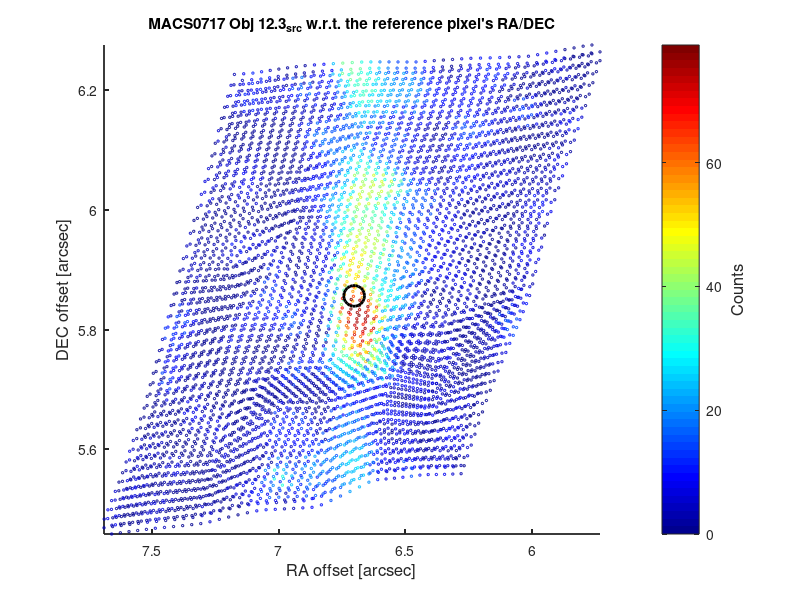
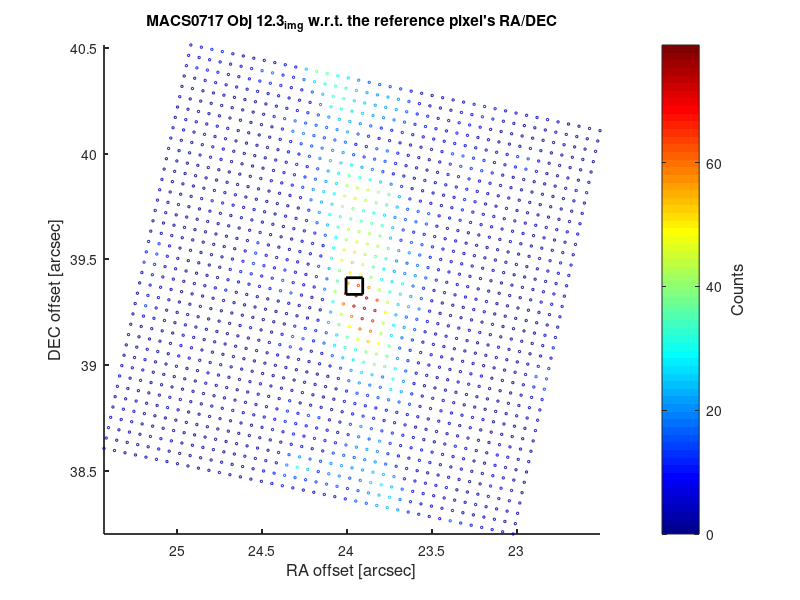
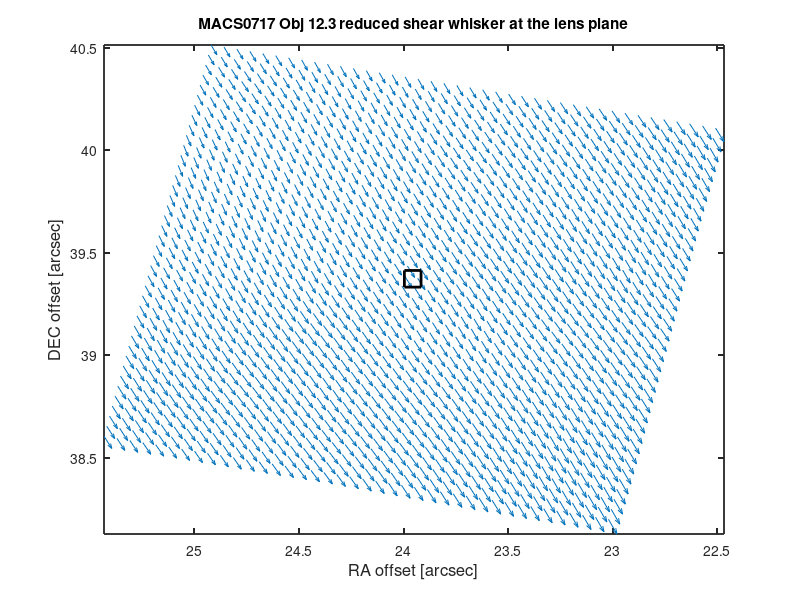

Recreate these plots in MATLAB, in order.
% plotting one single remapped images

clear all; clc

% getting results for 12.3_
load 12.3_R_remap.mat
img_ra=(img_ra-ref_ra)*3600.;     % RA in arcsec
img_dec=(img_dec-ref_dec)*3600.;  % DEC in arcsec
img_cnt=img;
src_ra=(reshape(RA4_src,N_img*4,1)-ref_ra)*3600.;     % RA in arcsec
src_dec=(reshape(DEC4_src,N_img*4,1)-ref_dec)*3600.;  % DEC in arcsec
src_cnt=reshape(sb_src,N_img*4,1);
rg1=gamma1_img./(1-kappa_img);
rg2=gamma2_img./(1-kappa_img);
ctr_img_ra=(img_ctr(2,1)-ref_ra)*3600.;
ctr_img_dec=(img_ctr(2,2)-ref_dec)*3600.;
ctr_src_ra=(ctr_ra-ref_ra)*3600.;
ctr_src_dec=(ctr_dec-ref_dec)*3600.;

% color and linewidth schemes
lab_fontsize =12; axes_fontsize =10;
color = {'y','r','m','g','c','k','b'};
solid = {'-b','-r','-m','-g','-c','-k','-y'};
dot = {':b',':r',':m',':g',':c',':k'};
dash = {'--b','--r','--m','--g','--c','--k'};
lw1=2.5; lw2=1.7; lw3=0.8;

%% the remapped images in src plane
figure(1)  
scatter(src_ra,src_dec,3,src_cnt)
colormap('jet');
hold on
plot(ctr_src_ra,ctr_src_dec,'ko','MarkerSize',15,'LineWidth',2)
hold off

xlabel('RA offset [arcsec]','FontSize',lab_fontsize);
ylabel('DEC offset [arcsec]','FontSize',lab_fontsize);
title('MACS0717 Obj 12.3_{src} w.r.t. the reference pixel''s RA/DEC')
set(gca,'FontSize',axes_fontsize,'LineWidth',1.3,'XDir','Reverse'); 
ax = gca;
hbar = colorbar('EastOutside');
axes(hbar);
ylabel('Counts','FontSize',lab_fontsize);
set(gca,'FontSize',axes_fontsize);
axes(ax);
axis tight
set(gcf, 'PaperUnits','inches');
set(gcf, 'PaperPosition',[ 0 0 8 6]);
print -dpsc2 12.3_R_src.ps;


%% the original HST images in lens plane
figure(2)  
scatter(img_ra,img_dec,3,img_cnt)
colormap('jet');
hold on
plot(ctr_img_ra,ctr_img_dec,'ks','MarkerSize',12,'LineWidth',2)
hold off

xlabel('RA offset [arcsec]','FontSize',lab_fontsize);
ylabel('DEC offset [arcsec]','FontSize',lab_fontsize);
title('MACS0717 Obj 12.3_{img} w.r.t. the reference pixel''s RA/DEC')
set(gca,'FontSize',axes_fontsize,'LineWidth',1.3,'XDir','Reverse'); 
ax = gca;
hbar = colorbar('EastOutside');
axes(hbar);
ylabel('Counts','FontSize',lab_fontsize);
set(gca,'FontSize',axes_fontsize);
axes(ax);
axis tight
set(gcf, 'PaperUnits','inches');
set(gcf, 'PaperPosition',[ 0 0 8 6]);
print -dpsc2 12.3_R_img.ps;


%% plotting the reduced shear vector map   ->  this should go into _single.m later
figure(3)
quiver(img_ra,img_dec,rg1,rg2)
hold on
plot(ctr_img_ra,ctr_img_dec,'ks','MarkerSize',12,'LineWidth',2)
hold off

xlabel('RA offset [arcsec]','FontSize',lab_fontsize);
ylabel('DEC offset [arcsec]','FontSize',lab_fontsize);
title('MACS0717 Obj 12.3_ reduced shear whisker at the lens plane')
set(gca,'FontSize',axes_fontsize,'LineWidth',1.3,'XDir','Reverse'); 
axis tight
set(gcf, 'PaperUnits','inches');
set(gcf, 'PaperPosition',[ 0 0 8 6]);
print -dpsc2 12.3_rgvec.ps;

